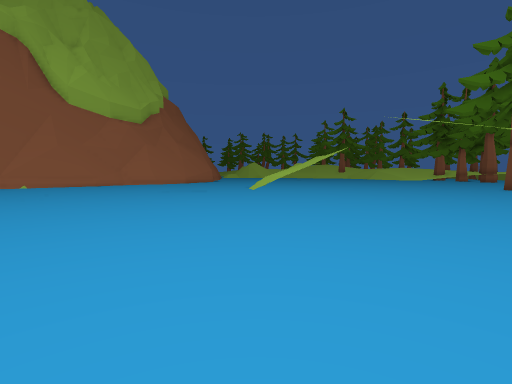
[1] (above)

16 first-person views from a walk through a Unity game level. The camera is 0.72 m above the floor, tilts 4° down and sees 85° across. The floor is counted in squares, 1 m on a side. Each view is taken from the middle of a square. On the plan, view 1 faces up. The plan holds only what a view shows up to about 10 squares ahead; the rest is blank. The place goes on beyond the plan. Some animated figures are not drawn.

[2]
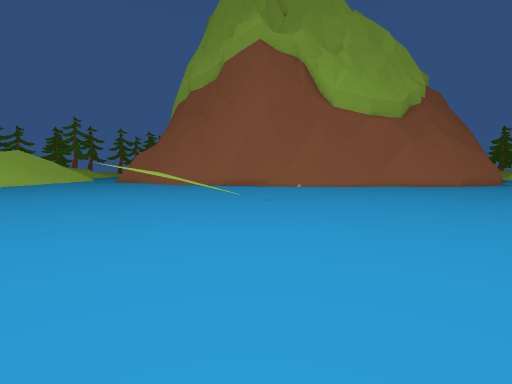

[3]
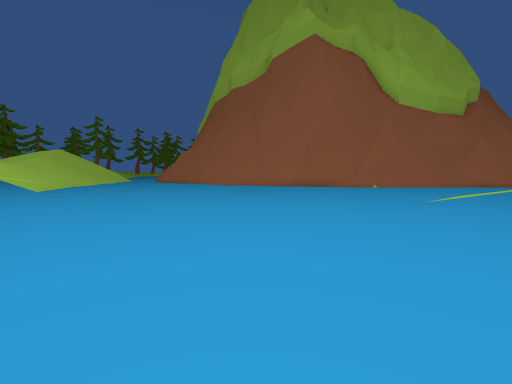

[4]
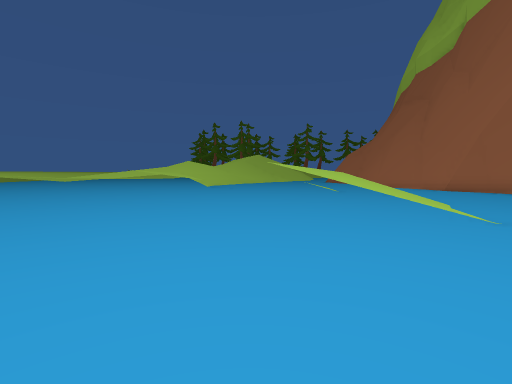

[5]
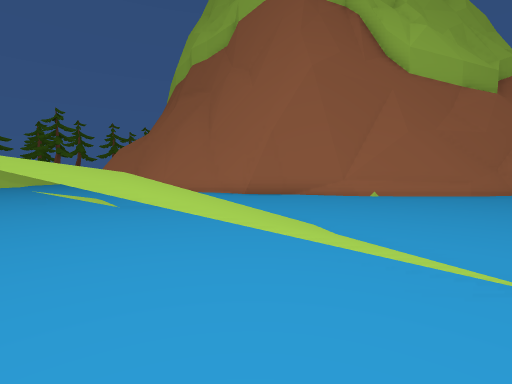

[6]
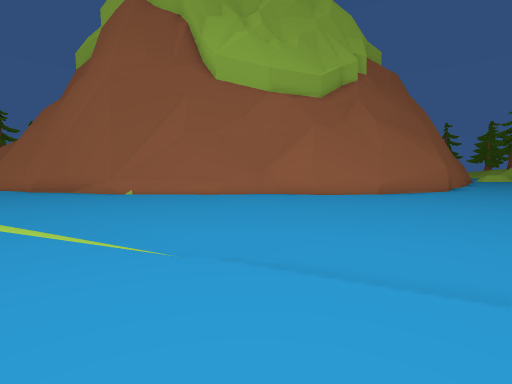

[7]
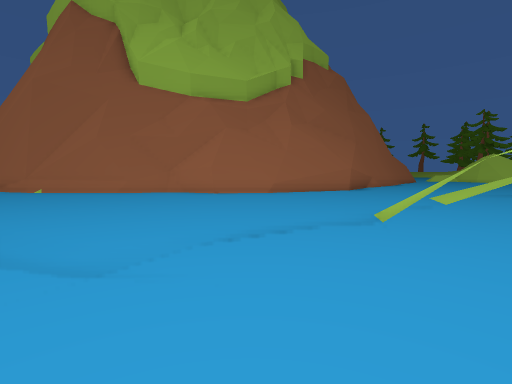

[8]
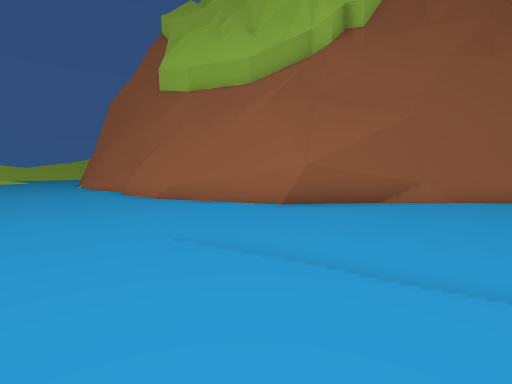

[9]
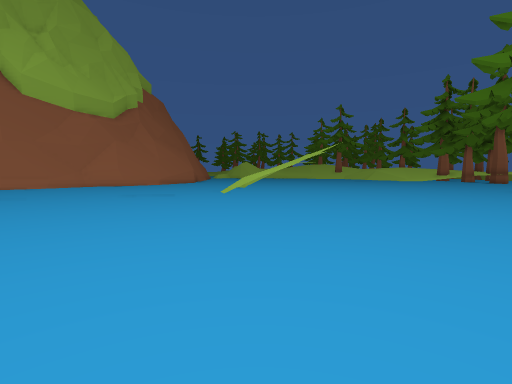

[10]
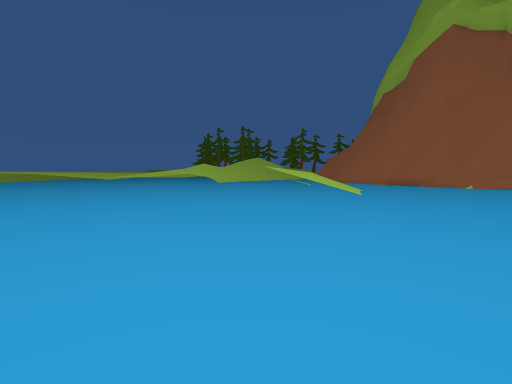

[11]
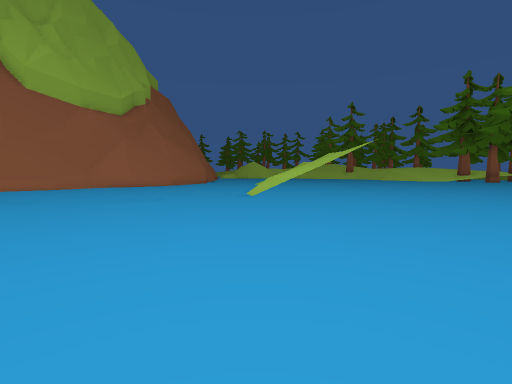

[12]
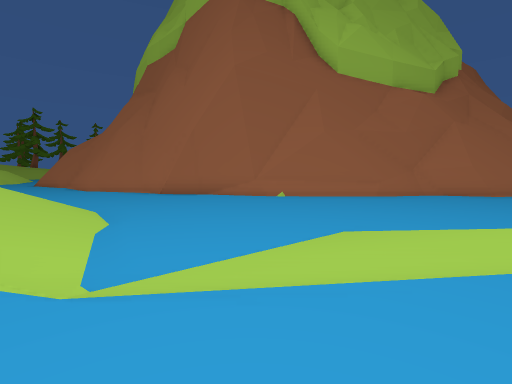

[13]
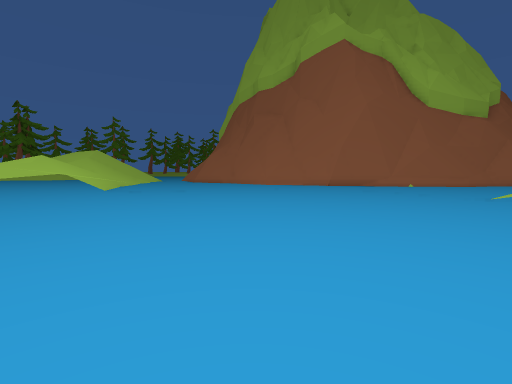

[14]
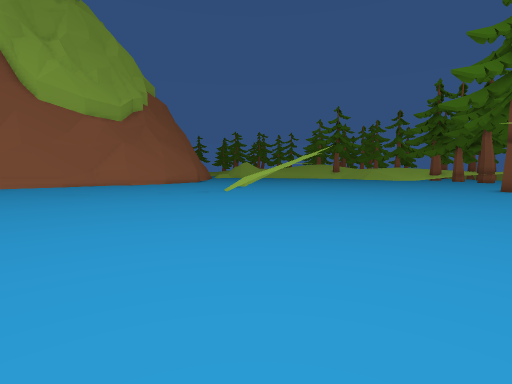

[15]
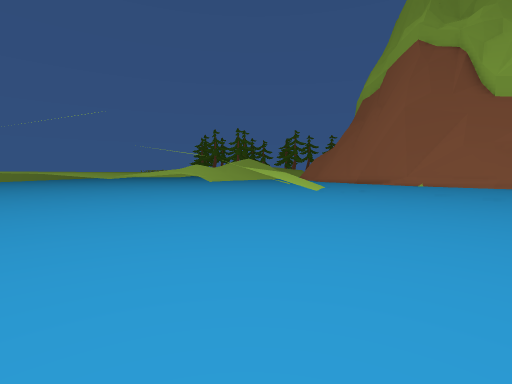

[16]
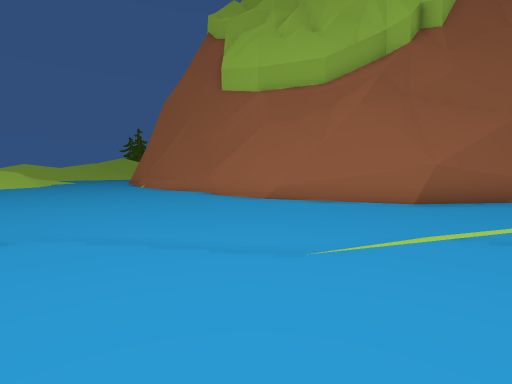

### Floor plan
Key: @ floor where view 1 was taken; # wall or solid block; . floor; ^ raised ledge; T tree.
Columns run from 17 left of view 1 to 11 right of it. Each row starts with its distance up from view 1.
 27              #^
 26              #^^
 25              #^^^
 24              #^^^^^
 23              #^^^^^
 22              #^^^^^^
 21              #^^^^^ .
 20             ##^^^^^^
 19             #^^^^^^
 18            ##^^^^^^ .
 17          ###^^^^^^^
 16         ##^^^^^^^^^
 15         ##^^^^^^^^^^
 14        ##^^^^^^^^^^
 13       ##^^^^^^^^^^^^ .....
 12     ###^^^^^^^^^^^^^.......
 11   ###^^^^^^^^^^^^^^........TT
 10   #^^^^^^^^^^^^^^  ........
  9  ^^^^^^^^^^^^^^ . ........
  8 ^^^^^^^^^^^^^  ...........
  7 ^^^^^^^^^^^^^ ...........
  6 ^^^^^^^^^^^^............
  5 ^^^^^ ^^^^^............
  4  ^^^  ^^^ ............
  3   ^      ............
  2  ^^   ..............
  1 ^^^  ..............
  0 ^^   ............@
 -1 ^^   ............
 -2 ^    ...........
 -3      ..........
 -4      ... ....
 -5          ..

Positions as (right, up) in squares from view 1, and headings:
1: (0, 0), facing up
2: (-2, 1), facing up-left
3: (-5, -1), facing up-left
4: (-3, 3), facing left
5: (-7, 4), facing up-left
6: (-1, 9), facing up-left
7: (2, 11), facing up-left
8: (3, 21), facing left
9: (1, 2), facing up
10: (2, 3), facing left
11: (0, 3), facing up
12: (-5, 6), facing up-left
13: (-6, -3), facing up-left
14: (1, 1), facing up
15: (4, 4), facing left
16: (3, 18), facing left
